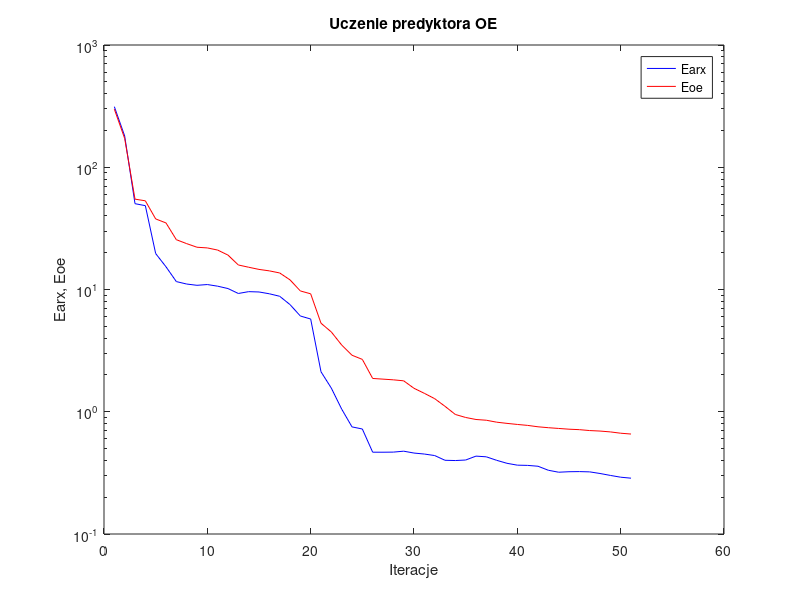
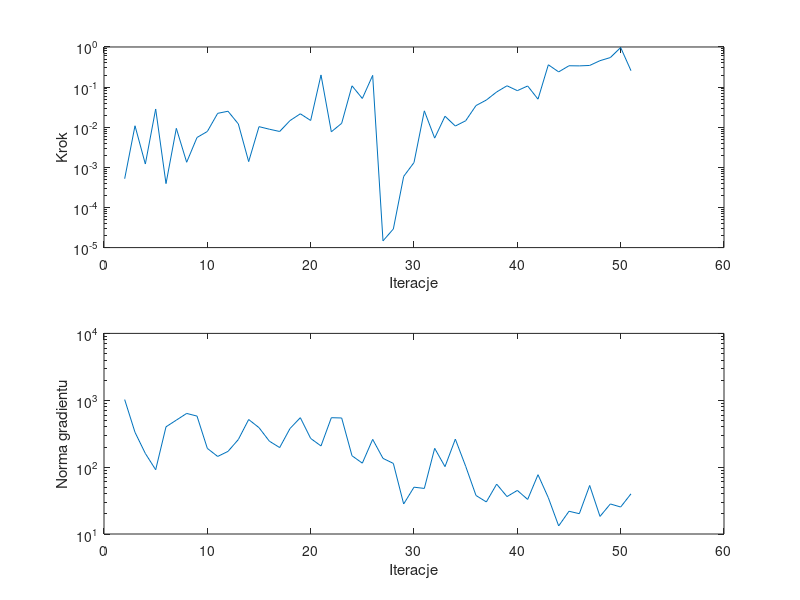

MATLAB code to generate these figures, in order:
%uczenie predyktora oe
clear all;
n=0; farx(n+1)=3.130375e+002; foe(n+1)=2.987572e+002; wspucz(n+1)=0.000000e+000; ng(n+1)=0.000000e+000;
%odnowa zmiennej metryki
n=1; farx(n+1)=1.801706e+002; foe(n+1)=1.721057e+002; krok(n+1)=5.202718e-004; ng(n+1)=1.024326e+003;
n=2; farx(n+1)=5.035343e+001; foe(n+1)=5.484321e+001; krok(n+1)=1.086709e-002; ng(n+1)=3.317514e+002;
n=3; farx(n+1)=4.851063e+001; foe(n+1)=5.315774e+001; krok(n+1)=1.209728e-003; ng(n+1)=1.601918e+002;
n=4; farx(n+1)=1.967995e+001; foe(n+1)=3.779198e+001; krok(n+1)=2.847603e-002; ng(n+1)=9.138801e+001;
n=5; farx(n+1)=1.533734e+001; foe(n+1)=3.503110e+001; krok(n+1)=3.933588e-004; ng(n+1)=4.007466e+002;
n=6; farx(n+1)=1.160771e+001; foe(n+1)=2.555272e+001; krok(n+1)=9.385969e-003; ng(n+1)=5.045693e+002;
n=7; farx(n+1)=1.108412e+001; foe(n+1)=2.372543e+001; krok(n+1)=1.338974e-003; ng(n+1)=6.354307e+002;
n=8; farx(n+1)=1.082251e+001; foe(n+1)=2.216513e+001; krok(n+1)=5.548179e-003; ng(n+1)=5.800534e+002;
n=9; farx(n+1)=1.097897e+001; foe(n+1)=2.188685e+001; krok(n+1)=7.833534e-003; ng(n+1)=1.906755e+002;
n=10; farx(n+1)=1.064457e+001; foe(n+1)=2.101625e+001; krok(n+1)=2.219272e-002; ng(n+1)=1.444569e+002;
n=11; farx(n+1)=1.017979e+001; foe(n+1)=1.911369e+001; krok(n+1)=2.502768e-002; ng(n+1)=1.719660e+002;
n=12; farx(n+1)=9.278205e+000; foe(n+1)=1.587256e+001; krok(n+1)=1.208515e-002; ng(n+1)=2.587364e+002;
n=13; farx(n+1)=9.604400e+000; foe(n+1)=1.520983e+001; krok(n+1)=1.389400e-003; ng(n+1)=5.154244e+002;
n=14; farx(n+1)=9.545474e+000; foe(n+1)=1.460114e+001; krok(n+1)=1.033570e-002; ng(n+1)=3.893898e+002;
n=15; farx(n+1)=9.226655e+000; foe(n+1)=1.420608e+001; krok(n+1)=8.928204e-003; ng(n+1)=2.446801e+002;
n=16; farx(n+1)=8.803939e+000; foe(n+1)=1.365819e+001; krok(n+1)=7.833534e-003; ng(n+1)=1.961093e+002;
n=17; farx(n+1)=7.527595e+000; foe(n+1)=1.199391e+001; krok(n+1)=1.462925e-002; ng(n+1)=3.779624e+002;
n=18; farx(n+1)=6.071484e+000; foe(n+1)=9.733864e+000; krok(n+1)=2.160874e-002; ng(n+1)=5.486496e+002;
n=19; farx(n+1)=5.735809e+000; foe(n+1)=9.220852e+000; krok(n+1)=1.473291e-002; ng(n+1)=2.686085e+002;
n=20; farx(n+1)=2.122975e+000; foe(n+1)=5.299466e+000; krok(n+1)=2.010048e-001; ng(n+1)=2.073778e+002;
n=21; farx(n+1)=1.560276e+000; foe(n+1)=4.493367e+000; krok(n+1)=7.692316e-003; ng(n+1)=5.484924e+002;
n=22; farx(n+1)=1.051604e+000; foe(n+1)=3.515103e+000; krok(n+1)=1.251384e-002; ng(n+1)=5.434669e+002;
n=23; farx(n+1)=7.519408e-001; foe(n+1)=2.899333e+000; krok(n+1)=1.076512e-001; ng(n+1)=1.479535e+002;
n=24; farx(n+1)=7.226627e-001; foe(n+1)=2.681433e+000; krok(n+1)=5.208958e-002; ng(n+1)=1.146915e+002;
n=25; farx(n+1)=4.668922e-001; foe(n+1)=1.872377e+000; krok(n+1)=1.961845e-001; ng(n+1)=2.601400e+002;
%odnowa zmiennej metryki
n=26; farx(n+1)=4.666886e-001; foe(n+1)=1.848632e+000; krok(n+1)=1.470858e-005; ng(n+1)=1.351821e+002;
n=27; farx(n+1)=4.675884e-001; foe(n+1)=1.824602e+000; krok(n+1)=2.907853e-005; ng(n+1)=1.136923e+002;
n=28; farx(n+1)=4.758761e-001; foe(n+1)=1.790791e+000; krok(n+1)=5.940926e-004; ng(n+1)=2.809811e+001;
n=29; farx(n+1)=4.593918e-001; foe(n+1)=1.555542e+000; krok(n+1)=1.317301e-003; ng(n+1)=5.013350e+001;
n=30; farx(n+1)=4.509392e-001; foe(n+1)=1.414980e+000; krok(n+1)=2.560682e-002; ng(n+1)=4.803367e+001;
n=31; farx(n+1)=4.383016e-001; foe(n+1)=1.279773e+000; krok(n+1)=5.355898e-003; ng(n+1)=1.910608e+002;
n=32; farx(n+1)=4.009148e-001; foe(n+1)=1.107778e+000; krok(n+1)=1.878731e-002; ng(n+1)=1.017073e+002;
n=33; farx(n+1)=3.989188e-001; foe(n+1)=9.501084e-001; krok(n+1)=1.071441e-002; ng(n+1)=2.623535e+002;
n=34; farx(n+1)=4.029305e-001; foe(n+1)=8.977699e-001; krok(n+1)=1.448480e-002; ng(n+1)=1.030509e+002;
n=35; farx(n+1)=4.336534e-001; foe(n+1)=8.644040e-001; krok(n+1)=3.467713e-002; ng(n+1)=3.766430e+001;
n=36; farx(n+1)=4.278968e-001; foe(n+1)=8.523400e-001; krok(n+1)=4.756755e-002; ng(n+1)=3.016653e+001;
n=37; farx(n+1)=4.006594e-001; foe(n+1)=8.217080e-001; krok(n+1)=7.572847e-002; ng(n+1)=5.569695e+001;
n=38; farx(n+1)=3.787122e-001; foe(n+1)=8.033232e-001; krok(n+1)=1.079418e-001; ng(n+1)=3.627530e+001;
n=39; farx(n+1)=3.657068e-001; foe(n+1)=7.874205e-001; krok(n+1)=8.155575e-002; ng(n+1)=4.484714e+001;
n=40; farx(n+1)=3.641122e-001; foe(n+1)=7.733450e-001; krok(n+1)=1.067078e-001; ng(n+1)=3.289079e+001;
n=41; farx(n+1)=3.583387e-001; foe(n+1)=7.533587e-001; krok(n+1)=5.005537e-002; ng(n+1)=7.706802e+001;
n=42; farx(n+1)=3.322388e-001; foe(n+1)=7.405181e-001; krok(n+1)=3.601750e-001; ng(n+1)=3.485398e+001;
n=43; farx(n+1)=3.201667e-001; foe(n+1)=7.301567e-001; krok(n+1)=2.393567e-001; ng(n+1)=1.321152e+001;
n=44; farx(n+1)=3.231905e-001; foe(n+1)=7.199438e-001; krok(n+1)=3.404866e-001; ng(n+1)=2.188447e+001;
n=45; farx(n+1)=3.239613e-001; foe(n+1)=7.138563e-001; krok(n+1)=3.381117e-001; ng(n+1)=2.012805e+001;
n=46; farx(n+1)=3.223113e-001; foe(n+1)=7.017266e-001; krok(n+1)=3.465039e-001; ng(n+1)=5.320568e+001;
n=47; farx(n+1)=3.126436e-001; foe(n+1)=6.952138e-001; krok(n+1)=4.556164e-001; ng(n+1)=1.831886e+001;
n=48; farx(n+1)=3.014673e-001; foe(n+1)=6.842134e-001; krok(n+1)=5.450576e-001; ng(n+1)=2.813840e+001;
n=49; farx(n+1)=2.915060e-001; foe(n+1)=6.674866e-001; krok(n+1)=9.685429e-001; ng(n+1)=2.532930e+001;
n=50; farx(n+1)=2.861641e-001; foe(n+1)=6.571443e-001; krok(n+1)=2.563063e-001; ng(n+1)=3.991679e+001;

figure; semilogy(farx,'b'); hold on; semilogy(foe,'r'); xlabel('Iteracje'); ylabel('Earx, Eoe'); legend('Earx','Eoe'); title('Uczenie predyktora OE');
figure; subplot(2,1,1); semilogy(krok); xlabel('Iteracje'); ylabel('Krok');
subplot(2,1,2); semilogy(ng); xlabel('Iteracje'); ylabel('Norma gradientu');
Earx=farx(n+1)
Eoe=foe(n+1)
